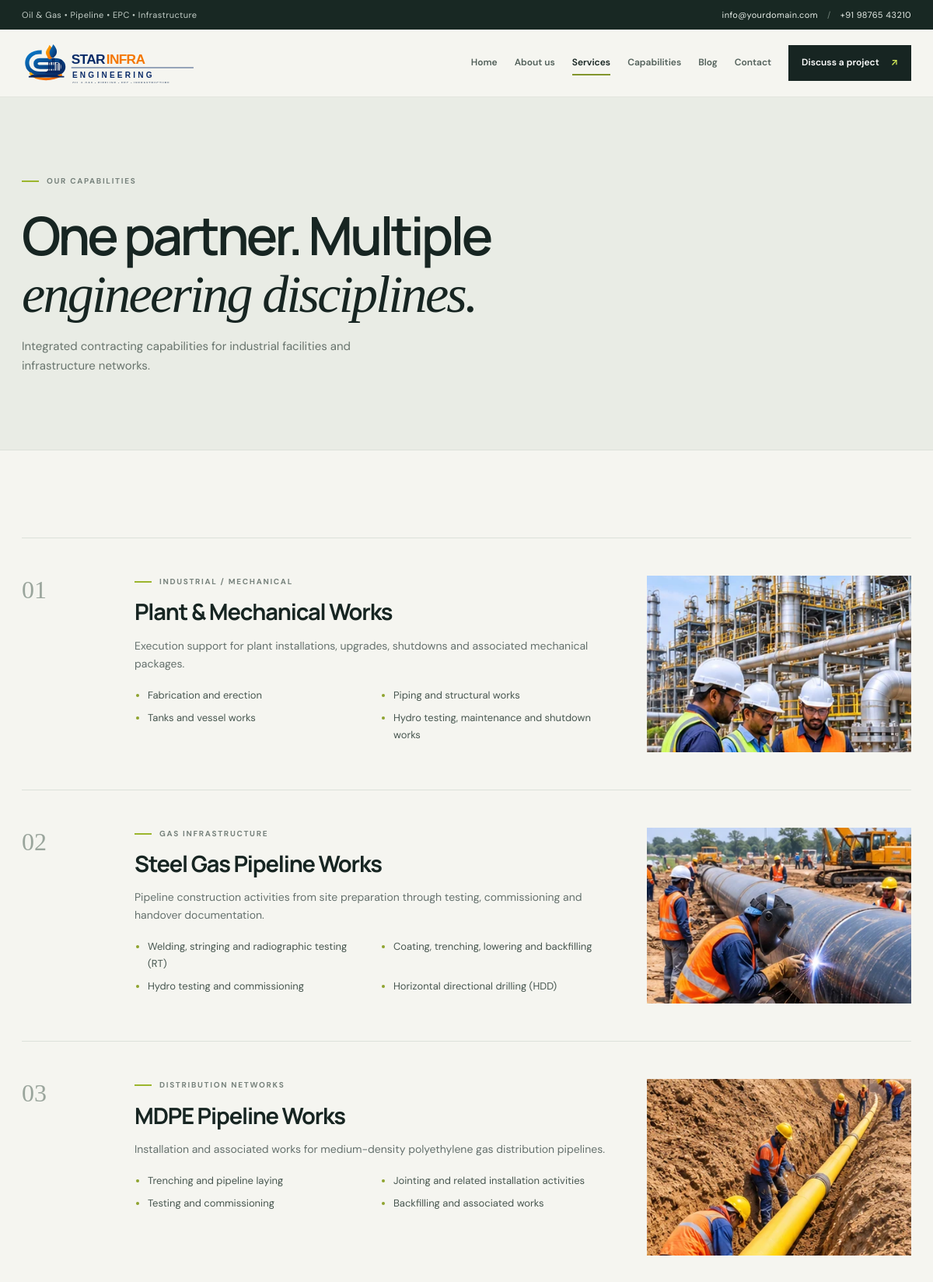
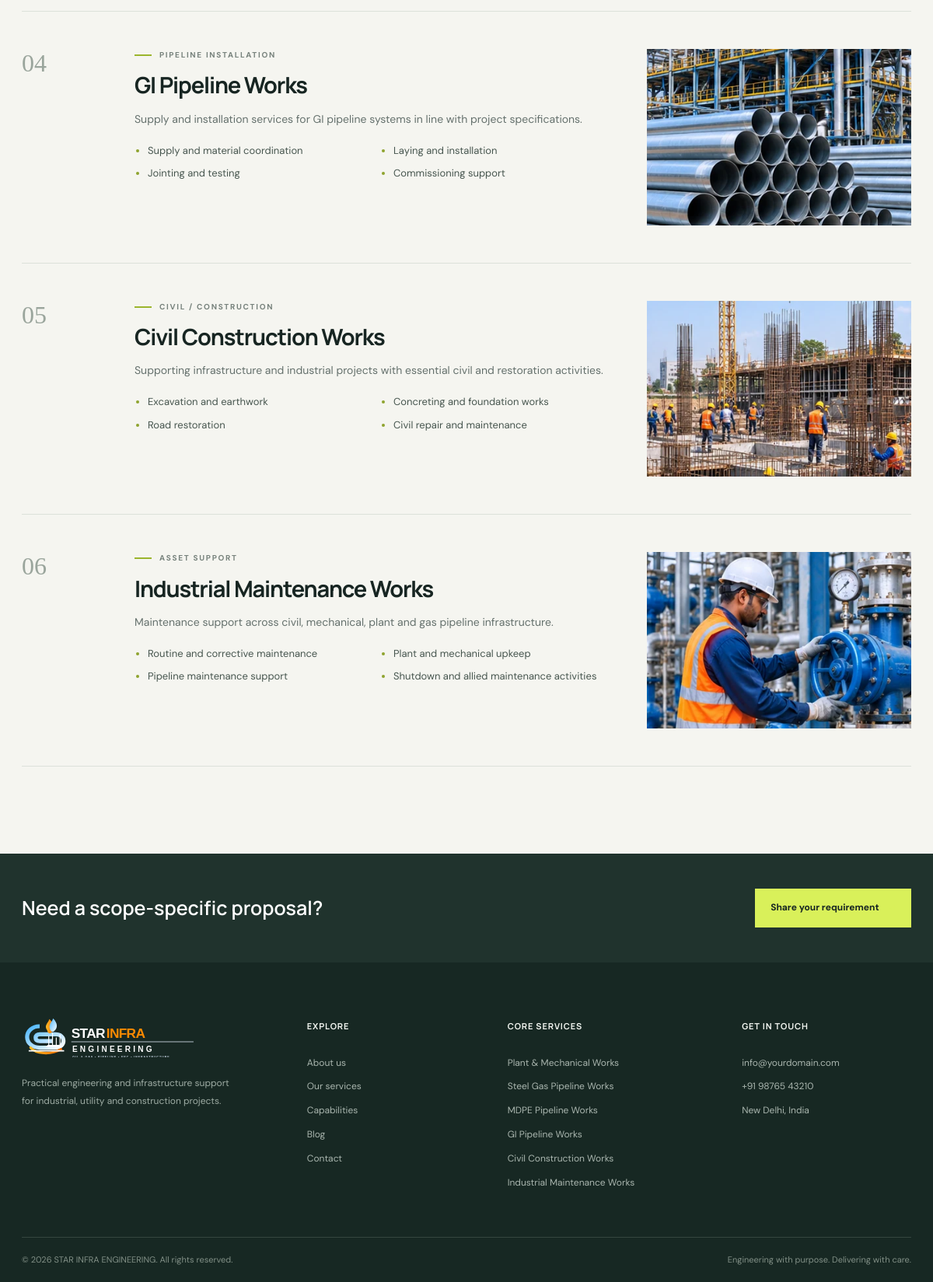
/services.php, run on the app's committed database (2 pictures, top to bottom).
### tables this page shows
CREATE TABLE IF NOT EXISTS services (
  id INT UNSIGNED NOT NULL AUTO_INCREMENT,
  title VARCHAR(150) NOT NULL,
  slug VARCHAR(100) NOT NULL,
  category VARCHAR(100) NULL,
  icon VARCHAR(10) NULL,
  short_description VARCHAR(300) NULL,
  description TEXT NULL,
  features TEXT NULL,
  image VARCHAR(255) NULL,
  image_alt VARCHAR(200) NULL,
  sort_order INT NOT NULL DEFAULT 0,
  is_active TINYINT(1) NOT NULL DEFAULT 1,
  created_at DATETIME NOT NULL,
  updated_at DATETIME NOT NULL,
  PRIMARY KEY (id),
  UNIQUE KEY uq_services_slug (slug),
  KEY idx_services_active_sort (is_active, sort_order)
);

### includes/content.php (called while the page is built, shortened)
<?php
function settings_defaults(): array
{
    $out = [];
    foreach (settings_schema() as $fields) {
        foreach ($fields as $key => $def) { $out[$key] = (string)$def['default']; }
    }
    return $out;
}

### services.php (the view, shortened to what this page needs)
<?php
$services        = services();
require __DIR__ . '/includes/header.php';
?>
<section class="page-hero">
  <div class="container">
    <div class="eyebrow"><span></span> OUR CAPABILITIES</div>
    <h1>One partner. Multiple<br> <em>engineering disciplines.</em></h1>
    <p>Integrated contracting capabilities for industrial facilities and infrastructure networks.</p>
  </div>
</section>
<section class="section-pad service-detail-wrap">
  <div class="container service-detail-list">
<?php foreach ($services as $i => $svc): $features = service_features($svc['features']); ?>
    <article id="<?= e($svc['slug']) ?>" class="service-detail<?= !empty($svc['image']) ? ' has-image' : '' ?>">
      <span class="detail-no"><?= sprintf('%02d', $i + 1) ?></span>
      <div class="service-detail-body">
<?php if (!empty($svc['category'])): ?>
        <div class="eyebrow"><span></span> <?= e($svc['category']) ?></div>
<?php endif; ?>
        <h2><?= e($svc['title']) ?></h2>
        <?= paragraphs($svc['description'] ?: $svc['short_description']) ?>
<?php if ($features): ?>
        <ul>
<?php foreach ($features as $f): ?>
          <li><?= e($f) ?></li>
<?php endforeach; ?>
        </ul>
<?php endif; ?>
      </div>
<?php if (!empty($svc['image'])): ?>
      <img class="service-detail-img" src="<?= e(image_url($svc['image'])) ?>" alt="<?= e($svc['image_alt'] ?: $svc['title']) ?>" width="480" height="320" loading="lazy" decoding="async">
<?php endif; ?>
    </article>
<?php endforeach; ?>
  </div>
</section>
<section class="mini-cta">
  <div class="container">
    <h2>Need a scope-specific proposal?</h2>
    <a class="btn btn-accent" href="<?= e(url('contact.php')) ?>">Share your requirement <span aria-hidden="true">↗</span></a>
  </div>
</section>
<?php require __DIR__ . '/includes/footer.php'; ?>

### includes/functions.php (shortened to what this page needs)
<?php
function e($value): string
{
    return htmlspecialchars((string)$value, ENT_QUOTES | ENT_SUBSTITUTE, 'UTF-8');
}
function paragraphs($text, string $class = ''): string
{
    $blocks = preg_split('/\R\s*\R/', trim((string)$text)) ?: [];
    $attr = $class !== '' ? ' class="' . e($class) . '"' : '';
    $out = '';
    foreach ($blocks as $block) {
        $block = trim($block);
        if ($block !== '') { $out .= '<p' . $attr . '>' . nl2br(e($block), false) . '</p>'; }
    }
    return $out;
}
function base_path(): string
{
    static $base = null;
    if ($base !== null) { return $base; }
    if (SITE_URL !== '') {
        return $base = rtrim((string)parse_url(SITE_URL, PHP_URL_PATH), '/');
    }
    return $base = '';
}
function url(string $path = ''): string
{
    return base_path() . '/' . ltrim($path, '/');
}
function asset(string $path): string
{
    $file = APP_ROOT . '/' . ltrim($path, '/');
    $v = is_file($file) ? '?v=' . filemtime($file) : '';
    return url($path) . $v;
}
function image_url(?string $path): string
{
    $path = trim((string)$path);
    return url($path);
}
function blog_url(int $page = 1): string
{
    $base = PRETTY_URLS ? url('blog') : url('blog.php');
    return $page > 1 ? $base . '?page=' . $page : $base;
}
function phone_link(string $phone): string
{
    $digits = preg_replace('/[^\d+]/', '', $phone);
    return 'tel:' . $digits;
}
function db(): PDO
{
    static $pdo = null;
    if ($pdo instanceof PDO) { return $pdo; }
    $dsn = sprintf('mysql:host=%s;port=%d;dbname=%s;charset=%s', DB_HOST, (int)DB_PORT, DB_NAME, DB_CHARSET);
    $pdo = new PDO($dsn, DB_USER, DB_PASS, [
        PDO::ATTR_ERRMODE            => PDO::ERRMODE_EXCEPTION,
        PDO::ATTR_DEFAULT_FETCH_MODE => PDO::FETCH_ASSOC,
        PDO::ATTR_EMULATE_PREPARES   => false,
        PDO::ATTR_TIMEOUT            => 5,
    ]);
    $pdo->exec("SET time_zone = '" . date('P') . "'");
    return $pdo;
}
function db_try(): ?PDO
{
    try {
        return db();
    } catch (Throwable $e) {
        $failed = true;
        error_log('[db] connection failed: ' . $e->getMessage());
        return null;
    }
}
function is_installed(): bool
{
    return DB_NAME !== '' && strpos(DB_NAME, 'u000000000') !== 0 && DB_PASS !== 'change-me';
}
function settings(): array
{
    static $settings = null;
    if ($settings !== null) { return $settings; }
    $settings = settings_defaults();
    $pdo = is_installed() ? db_try() : null;
    if ($pdo) {
        try {
            foreach ($pdo->query('SELECT setting_key, setting_value FROM settings') as $row) {
                $settings[$row['setting_key']] = (string)$row['setting_value'];
            }
        } catch (Throwable $e) {
            error_log('[settings] ' . $e->getMessage());
        }
    }
    return $settings;
}
function setting(string $key, string $fallback = ''): string
{
    $s = settings();
    $value = $s[$key] ?? '';
    return $value !== '' ? $value : $fallback;
}
function services(): array
{
    static $services = null;
    if ($services !== null) { return $services; }
    $pdo = is_installed() ? db_try() : null;
    if ($pdo) {
        try {
            $services = $pdo->query('SELECT * FROM services WHERE is_active = 1 ORDER BY sort_order ASC, id ASC')->fetchAll();
            return $services;
        } catch (Throwable $e) {
            error_log('[services] ' . $e->getMessage());
        }
    }
    $services = [];
    return $services;
}
function service_features(?string $features): array
{
    return array_values(array_filter(array_map('trim', preg_split('/\R/', (string)$features) ?: [])));
}

### includes/footer.php (shortened to what this page needs)
<?php
$siteName = setting('site_name', SITE_NAME);
$email    = setting('contact_email', SITE_EMAIL);
$phone    = setting('contact_phone', SITE_PHONE);
?>
</main>
<footer class="site-footer">
  <div class="container footer-main">
    <div class="footer-about">
      <a class="brand brand-light" href="<?= e(url('')) ?>"><img class="brand-logo brand-logo-light" src="<?= e(asset('assets/images/star-infra-logo-white.svg')) ?>" alt="<?= e($siteName) ?>" width="265" height="56" loading="lazy"></a>
      <p><?= e(setting('footer_about')) ?></p>
    </div>
    <div class="footer-col">
      <h4>Explore</h4>
      <a href="<?= e(url('about.php')) ?>">About us</a>
      <a href="<?= e(url('services.php')) ?>">Our services</a>
      <a href="<?= e(url('projects.php')) ?>">Capabilities</a>
      <a href="<?= e(blog_url()) ?>">Blog</a>
      <a href="<?= e(url('contact.php')) ?>">Contact</a>
    </div>
    <div class="footer-col">
      <h4>Core services</h4>
<?php foreach (array_slice(services(), 0, 6) as $svc): ?>
      <a href="<?= e(url('services.php#' . $svc['slug'])) ?>"><?= e($svc['title']) ?></a>
<?php endforeach; ?>
    </div>
    <div class="footer-col">
      <h4>Get in touch</h4>
      <a href="mailto:<?= e($email) ?>"><?= e($email) ?></a>
      <a href="<?= e(phone_link($phone)) ?>"><?= e($phone) ?></a>
      <span><?= nl2br(e(setting('contact_address', SITE_ADDRESS)), false) ?></span>
    </div>
  </div>
  <div class="container footer-bottom">
    <span>© <?= date('Y') ?> <?= e($siteName) ?>. All rights reserved.</span>
    <span><?= e(setting('footer_slogan')) ?></span>
  </div>
</footer>
</body>
</html>

### assets/css/style.css (style rules this page uses)
:root { --ink: #172522; --muted: #65716d; --paper: #f5f5f0; --white: #fff; --line: #dce1da; --line-strong: #cbd2c9; --accent: #d9f05a; --accent-dark: #82952c; --deep: #1e302b; --panel: #e9ece5; --danger: #a3261b; --serif: Georgia, "Times New Roman", serif; --sans: "DM Sans", system-ui, -apple-system, "Segoe UI", Roboto, sans-serif; --display: Manrope, system-ui, -apple-system, "Segoe UI", sans-serif; --gutter: 56px; --header-h: 86px; }
*, *::before, *::after { box-sizing: border-box; }
html { scroll-behavior: smooth; -webkit-text-size-adjust: 100%; text-size-adjust: 100%; }
body { margin: 0; background: var(--paper); color: var(--ink); font-family: var(--sans); font-size: 15px; line-height: 1.65; overflow-x: hidden; }
img, svg, video, iframe { max-width: 100%; }
img { height: auto; }
a { color: inherit; text-decoration: none; }
h1, h2, h3, h4 { overflow-wrap: break-word; }
.container { width: min(1160px, calc(100% - var(--gutter))); margin-inline: auto; }
.brand { display: flex; align-items: center; flex: 0 0 auto; }
.brand-logo { display: block; width: 300px; max-width: 100%; height: auto; }
.brand-logo-light { width: 265px; }
.nav-cta span, .btn span { margin-left: 12px; color: var(--accent); }
.eyebrow { font-size: 10px; font-weight: 700; letter-spacing: .17em; color: #77827c; display: flex; align-items: center; gap: 10px; text-transform: uppercase; }
.eyebrow > span { width: 22px; height: 2px; background: #9bb52d; display: inline-block; flex: 0 0 auto; }
.hero h1 em, .page-hero h1 em, h2 em { font-family: var(--serif); font-weight: 400; letter-spacing: -.04em; }
.btn { display: inline-flex; align-items: center; justify-content: center; padding: 15px 20px; font-size: 12px; font-weight: 700; border: 0; cursor: pointer; transition: background .2s, color .2s, transform .2s; text-align: center; }
.btn-accent { background: var(--accent); color: var(--ink); }
.hero h1, .page-hero h1 { font: 600 clamp(40px, 6vw, 78px)/1.08 var(--display); letter-spacing: -.055em; margin: 25px 0 20px; max-width: 900px; }
.section-pad { padding: 112px 0; }
.page-hero { padding: 100px 0 95px; background: var(--panel); border-bottom: 1px solid var(--line); }
.page-hero h1 { font-size: clamp(38px, 6vw, 68px); margin: 24px 0 18px; }
.page-hero > .container > p { max-width: 520px; color: #68746d; font-size: 15px; margin: 0; }
.service-detail-list { border-top: 1px solid var(--line); }
.service-detail { display: grid; grid-template-columns: 100px minmax(0, 1fr); gap: 45px; padding: 48px 0; border-bottom: 1px solid var(--line); scroll-margin-top: calc(var(--header-h) + 24px); }
.service-detail.has-image { grid-template-columns: 100px minmax(0, 1fr) minmax(0, 340px); align-items: start; }
.service-detail-img { width: 100%; aspect-ratio: 3 / 2; object-fit: cover; display: block; background: #d5dbd2; }
.detail-no { font: 32px var(--serif); color: #9aa59c; }
.service-detail h2 { font: 700 29px/1.25 var(--display); letter-spacing: -.04em; margin: 12px 0; }
.service-detail p { max-width: 650px; color: var(--muted); font-size: 14px; }
.service-detail ul { display: grid; grid-template-columns: 1fr 1fr; gap: 8px 35px; padding-left: 17px; color: #47564f; font-size: 13px; margin: 18px 0 0; }
.service-detail li::marker { color: #8ea32e; }
.mini-cta { background: #20332d; color: #fff; padding: 45px 0; }
.mini-cta .container { display: flex; justify-content: space-between; align-items: center; gap: 20px; }
.mini-cta h2 { font: 600 clamp(20px, 2.4vw, 25px)/1.35 var(--display); margin: 0; }
.mini-cta .btn { flex: 0 0 auto; }
.site-footer { background: #172823; color: #d5ddd7; padding: 70px 0 0; }
.footer-main { display: grid; grid-template-columns: 1.5fr 1fr 1.2fr 1fr; gap: 55px; padding-bottom: 60px; }
.footer-about p { font-size: 12px; color: #9eaca4; max-width: 280px; line-height: 1.9; margin-top: 22px; }
.footer-main h4 { font: 700 11px var(--display); color: #f4f7f2; margin: 4px 0 20px; letter-spacing: .08em; text-transform: uppercase; }
.footer-col { display: flex; flex-direction: column; align-items: flex-start; gap: 11px; min-width: 0; }
.footer-col a, .footer-col span { font-size: 12px; color: #aab6af; overflow-wrap: anywhere; }
.footer-bottom { border-top: 1px solid #35463f; padding: 19px 0 calc(19px + env(safe-area-inset-bottom)); display: flex; justify-content: space-between; gap: 10px; color: #829087; font-size: 11px; }
@media (max-width: 1200px) { .brand-logo { width: 250px; } }
@media (max-width: 1200px) { .footer-main { gap: 40px; } }

### data on the page
services: category "INDUSTRIAL / MECHANICAL", title "Plant & Mechanical Works", description "Execution support for plant installations, upgrades, shutdowns and associated mechanical packages.", features "Fabrication and erection", features "Piping and structural works", features "Tanks and vessel works", features "Hydro testing, maintenance and shutdown works", image (picture)
services: category "GAS INFRASTRUCTURE", title "Steel Gas Pipeline Works", description "Pipeline construction activities from site preparation through testing, commissioning and handover documentation.", features "Welding, stringing and radiographic testing (RT)", features "Coating, trenching, lowering and backfilling", features "Hydro testing and commissioning", features "Horizontal directional drilling (HDD)", image (picture)
services: category "DISTRIBUTION NETWORKS", title "MDPE Pipeline Works", description "Installation and associated works for medium-density polyethylene gas distribution pipelines.", features "Trenching and pipeline laying", features "Jointing and related installation activities", features "Testing and commissioning", features "Backfilling and associated works", image (picture)
services: category "PIPELINE INSTALLATION", title "GI Pipeline Works", description "Supply and installation services for GI pipeline systems in line with project specifications.", features "Supply and material coordination", features "Laying and installation", features "Jointing and testing", features "Commissioning support", image (picture)
services: category "CIVIL / CONSTRUCTION", title "Civil Construction Works", description "Supporting infrastructure and industrial projects with essential civil and restoration activities.", features "Excavation and earthwork", features "Concreting and foundation works", features "Road restoration", features "Civil repair and maintenance", image (picture)
services: category "ASSET SUPPORT", title "Industrial Maintenance Works", description "Maintenance support across civil, mechanical, plant and gas pipeline infrastructure.", features "Routine and corrective maintenance", features "Plant and mechanical upkeep", features "Pipeline maintenance support", features "Shutdown and allied maintenance activities", image (picture)

### other printed values
setting('site_tagline', SITE_TAGLINE) "Oil & Gas • Pipeline • EPC • Infrastructure"
$email "info@yourdomain.com"
$phone "+91 98765 43210"
$label "Home"
$label "About us"
$label "Services"
$label "Capabilities"
$label "Blog"
$label "Contact"
setting('footer_about') "Practical engineering and infrastructure support for industrial, utility and construction projects."
setting('contact_address', SITE_ADDRESS) "New Delhi, India"
$siteName "STAR INFRA ENGINEERING"
setting('footer_slogan') "Engineering with purpose. Delivering with care."
